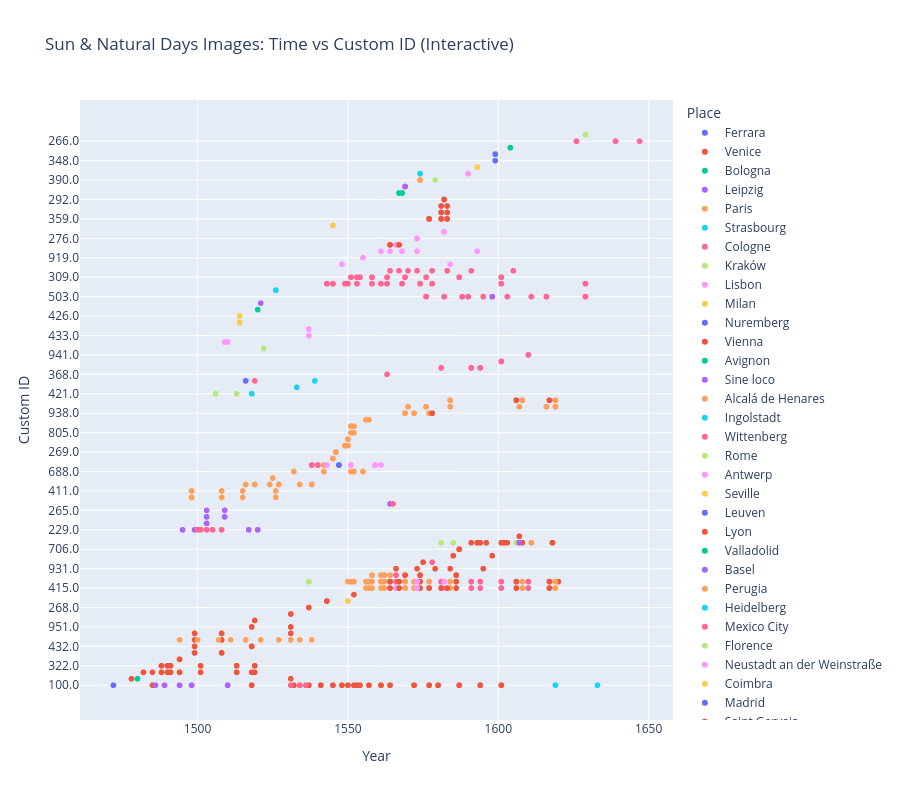

Notebook source saved alongside this figure:
### Code cell
# Interactive Scatter Plot (Y = Custom ID, Color = Place)
fig = px.scatter(
    plot_df,
    x='year',
    y='custom_identifier_str',
    color='place',
    hover_data=['category', 'part_or_adaption_label', 'book', 'cks'],
    title='Sun & Natural Days Images: Time vs Custom ID (Interactive)',
    labels={'custom_identifier_str': 'Custom ID', 'year': 'Year', 'place': 'Place'}
)
fig.update_layout(height=800)
fig.show()
